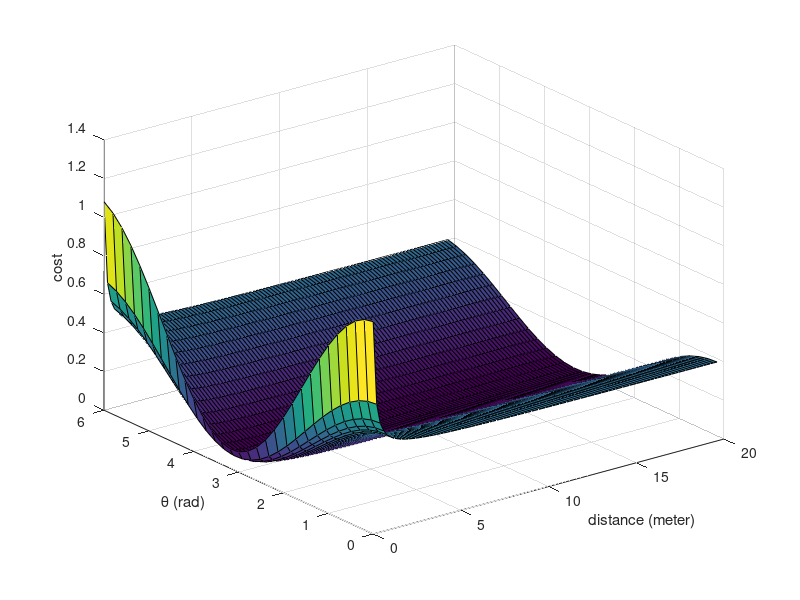
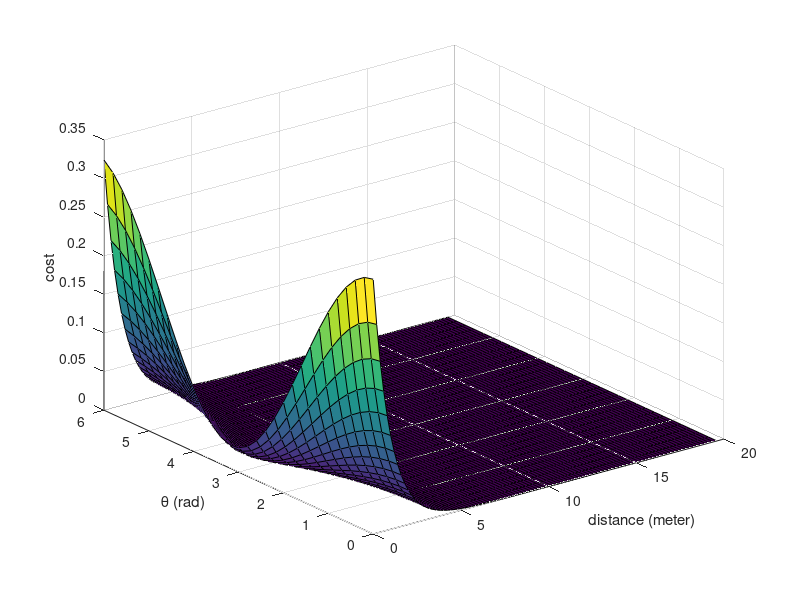
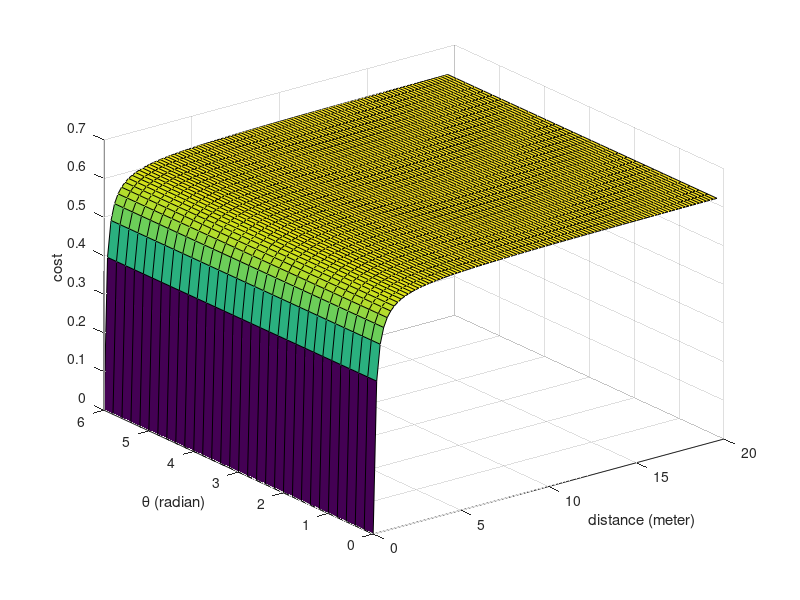

The MATLAB source for these figures, in order:
clear all;
close all;

x = 0:0.2:0.2*(31-1);
y = 0:0.2:0.2*(100-1);

% goal point

% threat obstacle

for iter = 1 : 31
    for iter_j = 1 : 99
        cost(iter,iter_j) = (0.5*cos(x(iter))+0.6)*exp(-(y(iter_j)/y(iter_j+1)));
    end
end

figure(2)
surf(y(1:99),x,cost);
% shading interp;
xlabel('distance (meter)')
ylabel('\theta (rad)')
zlabel('cost')

% agent

for iter = 1 : 31
    for iter_j = 1 : 99
        cost(iter,iter_j) = 0.3*(0.5*cos(x(iter))+0.6)*exp(-(y(iter_j)));
    end
end

figure(3)
surf(y(1:99),x,cost);
% shading interp;
xlabel('distance (meter)')
ylabel('\theta (rad)')
zlabel('cost')

% swarm


for iter = 1 : 31
    for iter_j = 1 : 99
        cost_goal(iter,iter_j) = 1-exp(-(y(iter_j))/y(iter_j+1));
    end
end

x = 0:0.2:0.2*(31-1);
y = 0:0.2:0.2*(100-1);

figure(4)
surf(y(1:99),x,cost_goal);
% shading interp;
xlabel('distance (meter)')
ylabel('\theta (radian)')
zlabel('cost')
